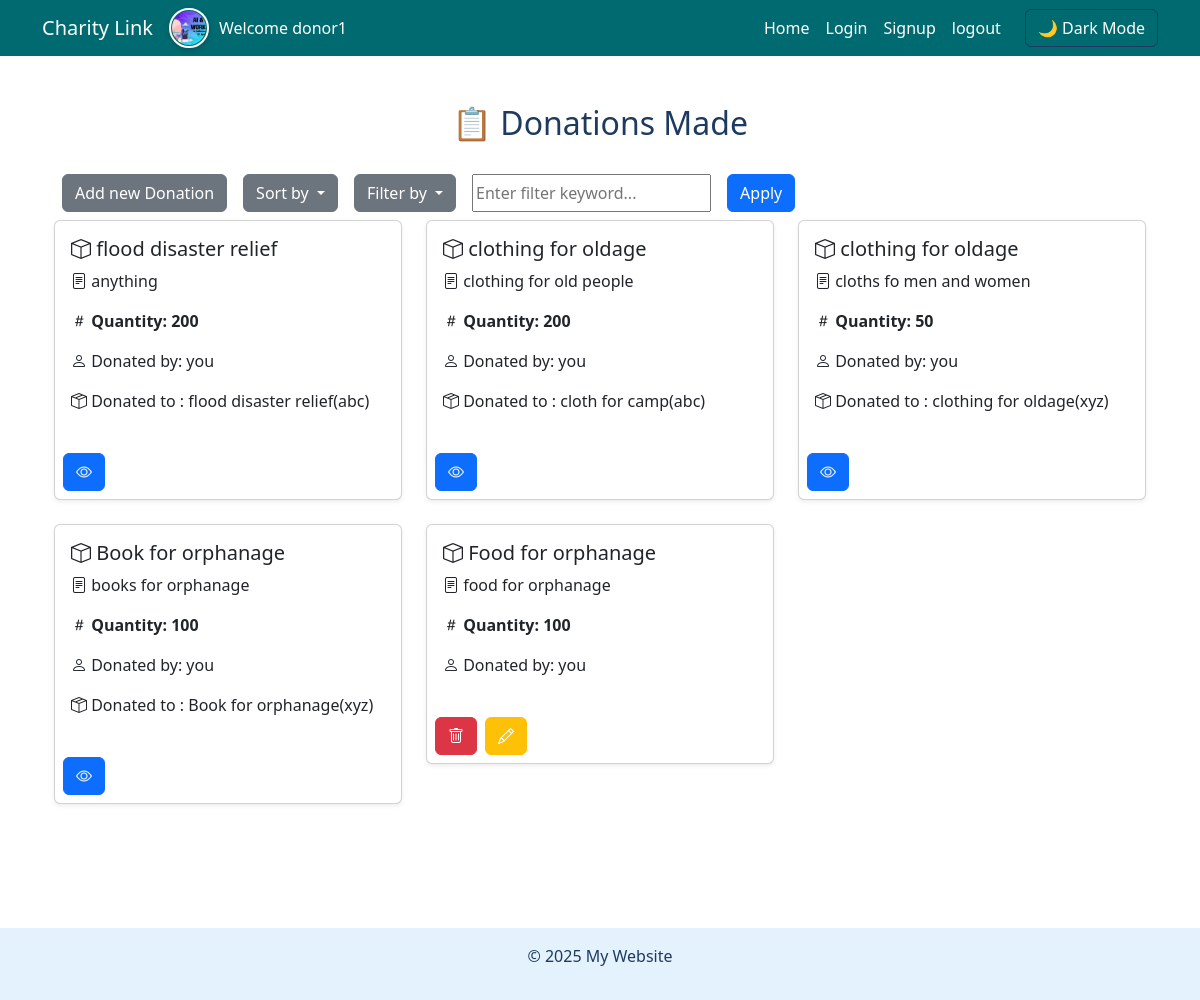
The app's page /donations/dashboard/ (signed in) with its own data.
### auth_app/models.py (models this page shows, shortened)
class CustomUser(AbstractUser):
    user_type = models.ForeignKey(UserTypes,on_delete=models.CASCADE,related_name="user_type",default=3)
    phone_number = models.CharField(max_length=15, blank=True, null=True)
    profile_picture = models.ImageField(upload_to='profile_pics/', blank=True, null=True)
    is_verified = models.BooleanField(default=False)

class Organization(models.Model):
    oid = models.AutoField(primary_key=True)
    user = models.ForeignKey(CustomUser,on_delete=models.CASCADE,related_name="user_organization")
    license = models.CharField(max_length=100)
    address = models.TextField()
    pincode = models.CharField(max_length=6)
    logisticPartner = models.ForeignKey(LogisticPartner,on_delete=models.CASCADE,related_name="organization_logistic_partner",default=1)

### donations/models.py (models this page shows, shortened)
class Donations(models.Model):
    rid = models.AutoField(primary_key=True)
    name = models.CharField(max_length=100)
    description = models.TextField()
    resource = models.ForeignKey('Organization.Resource',on_delete=models.CASCADE,related_name="request_donor")
    quantity = models.IntegerField(blank=False)
    created_by = models.ForeignKey('auth_app.CustomUser',on_delete=models.CASCADE,related_name="created_by_user")
    donated_to = models.ForeignKey('Organization.RequestResource',on_delete=models.CASCADE, related_name="donated_to_request",blank=True,null=True)
    active = models.BooleanField(default=True)

### Organization/models.py (models this page shows, shortened)
class RequestResource(models.Model):
    rid = models.AutoField(primary_key=True)
    name = models.CharField(max_length=100)
    description = models.TextField()
    resource = models.ForeignKey(Resource,on_delete=models.CASCADE,related_name="request_resource")
    quantity = models.IntegerField(blank=False)
    created_by = models.ForeignKey('auth_app.Organization',on_delete=models.CASCADE,related_name="created_by_organization")
    available_days = models.ManyToManyField(AvailableDays,blank=True)
    pic = models.ImageField(upload_to="organization/",blank=True)
    active = models.BooleanField(default=True)
    created_at = models.DateTimeField(default=timezone.now)
    logistic_partner = models.ForeignKey('auth_app.LogisticPartner',on_delete=models.CASCADE,related_name="logistic_partner_organization",blank=True,null=True)
    donated = models.ForeignKey('auth_app.Donor',on_delete=models.CASCADE,related_name="donated_by_donor",blank=True,null=True)

### donations/views.py (the view, shortened to what this page needs)
# urls.py: path("dashboard/",Dashboard,name="organization_dashboard"),
@login_required
def Dashboard(request):
    donations = Donations.objects.filter(created_by=request.user,active = True)
    sort_by = request.GET.get('sort', '')  # Get the sort option (default is empty string)
    filter_type = request.GET.get('filter_type', '')  # Get the filter type
    filter_value = request.GET.get('filter_value', '').strip()  # Get the filter value
    return render(request, 'donations/dashboard.html', {
        'donations': donations,
    })

### templates/donations/dashboard.html (shortened to what this page needs)
{% extends "base.html" %}
{% load static %}
{% block extra_css %}
    <link rel="stylesheet" href="{% static 'css/organization/dashboard.css' %}">
    <link rel="stylesheet" href="https://cdn.jsdelivr.net/npm/bootstrap-icons/font/bootstrap-icons.css">
{% endblock %}
{% block content %}
<div class="container mt-4">
    <h2 class="text-center mb-4">📋 Donations Made </h2>
    <div class="d-flex flex-direction-row justify-content-start">
        <form method="GET" class="w-100 d-flex flex-row">
            <a href="{% url 'search_requests' %}" class="btn btn-secondary m-2">Add new Donation</a>
            <div class="dropdown">
                <button class="btn btn-secondary m-2 dropdown-toggle" id="sortButton" data-bs-toggle="dropdown" aria-expanded="false">
                    Sort by
                </button>
            </div>
            <div class="dropdown">
                <button class="btn btn-secondary m-2 dropdown-toggle" id="filterTypeButton" data-bs-toggle="dropdown" aria-expanded="false">
                    Filter by
                </button>
            </div>
            <input type="text" name="filter_value" id="filterInput" class="m-2" placeholder="Enter filter keyword..." value="{{ request.GET.filter_value }}">
            <button type="submit" class="btn btn-primary m-2">Apply</button>
        </form>
    </div>
    {% if donations %}
    <div class="row">
        {% for request in donations %}
        <div class="col-md-6 col-lg-4">
            <div class="card shadow-sm mb-4">
                <div class="card-body">
                    <h5 class="card-title">
                        <i class="bi bi-box"></i> {{ request.name }}
                    </h5>
                    <p class="card-text"><i class="bi bi-file-text"></i> {{ request.description }}</p>
                    <p class="fw-bold">
                        <i class="bi bi-hash"></i> Quantity: {{ request.quantity }}
                    </p>
                    <p class="fw">
                        <i class="bi bi-person"></i> Donated by: you
                    </p>
                    {% if request.donated_to is not None %}
                        <p class="fw">
                            <i class="bi bi-box-seam" data-bs-toggle="tooltip" title="Resource Type"></i> Donated to : {{ request.donated_to.name }}({{ request.donated_to.created_by.user.username }})
                        </p>
                    {% endif %}
                </div>
                <div class="w-100 d-flex flex-row gap-2 m-2">
                    {% if request.donated_to is None %}
                        <button class="btn btn-danger" data-bs-toggle="modal" data-bs-target="#deleteModal{{ request.rid }}" data-bs-toggle="tooltip" title="Delete">
                            <i class="bi bi-trash"></i>
                        </button>
                        <a href="{% url 'request_update' request.rid %}" class="btn btn-warning" data-bs-toggle="tooltip" title="Update">
                            <i class="bi bi-pencil"></i>
                        </a>
                    {% else %}
                    <a href="" class="btn btn-primary" data-bs-toggle="tooltip" title="See status">
                        <i class="bi bi-eye"></i>
                    </a>
                    {% endif %}
                </div>
            </div>
        </div>
        {% endfor %}
    </div>
{% else %}
    <div class="alert alert-warning text-center">
        🚫 No delivery requests.
    </div>
{% endif %}
</div>
{% endblock %}

### templates/base.html (shortened to what this page needs)
{% load static %}
<!DOCTYPE html>
<html lang="en">
<head>
    <link href="https://cdn.jsdelivr.net/npm/bootstrap@5.3.0/dist/css/bootstrap.min.css" rel="stylesheet">
    <link rel="stylesheet" href="{% static 'css/base.css' %}">
    {% block extra_css %}{% endblock %}
</head>
<body class="light-mode">
    <nav class="navbar navbar-expand-lg navbar-dark bg-dark" id="navbar">
        <div class="container">
            <a class="navbar-brand" href="{% url 'home' %}">Charity Link</a>
            {% if user %}
            {% if user.profile_picture and user.profile_picture.url %}
                <img src="{{ user.profile_picture.url }}" class="navbar-profile"/>
            {% endif %}
            <a class="nav-link text-center" href="{% url 'home' %}">Welcome {{ user.username }}</a>
            {% endif %}
            <div class="collapse navbar-collapse" id="navbarNav">
                <ul class="navbar-nav ms-auto">
                    <li class="nav-item"><a class="nav-link" href="{% url 'home' %}">Home</a></li>
                    <li class="nav-item"><a class="nav-link" href="{% url 'auth_login' %}">Login</a></li>
                    <li class="nav-item" >
                        <button class=" nav-link" data-bs-toggle="modal" data-bs-target="#signupModal">
                            Signup
                        </button>
                    </li>
                    <li class="nav-item"><a class="nav-link" href="{% url 'logout' %}">logout</a></li>
                </ul>
                <button class="btn btn-outline-light ms-3" id="theme-toggle">
                    🌙 Dark Mode
                </button>
            </div>
        </div>
    </nav>
    <div class="container container-height mt-4">
        {% block content %}{% endblock %}
    </div>
    <div class="position-fixed bottom-0 end-0 p-3" style="z-index: 1050">
    </div>
    <footer class="text-center mt-5 py-3 bg-light text-dark position-relative" id="footer">
        <p>&copy; 2025 My Website</p>
    </footer>
</body>
</html>

### static/css/base.css (style rules this page uses)
.light-mode { background-color: #FFFFFF; color: #1E3A5F; }
.light-mode .navbar { background-color: #006A71 !important; color: #1E3A5F; }
.light-mode footer { background-color: #E3F2FD !important; color: #1E3A5F !important; }
.container-height { min-height: 100vh; height: auto; display: flex; flex-direction: column; justify-content: start; align-items: center; }
.light-mode .navbar .nav-link { color: #fff !important; }
.light-mode .btn-outline-light { color: #fff !important; border-color: #1E3A5F !important; }
.light-mode .navbar-brand { color: #fff !important; }
* { scrollbar-width: thin; scrollbar-color: #888 #f1f1f1; }
body { -ms-overflow-style: scrollbar; }
.navbar-profile { width: 40px; height: 40px; border-radius: 50%; padding: 1px; margin-right: 10px; object-fit: cover; border: 2px solid #fff; box-shadow: 0px 2px 5px rgba(0, 0, 0, 0.2); }

### static/css/organization/dashboard.css (style rules this page uses)
.btn-warning { background-color: #ffc107; color: white; }

### records on screen
Donations: name "flood disaster relief", description "anything", quantity "200", donated_to.name "flood disaster relief", donated_to.created_by.user.username "abc"
Donations: name "clothing for oldage", description "clothing for old people", quantity "200", donated_to.name "cloth for camp", donated_to.created_by.user.username "abc"
Donations: name "clothing for oldage", description "cloths fo men and women", quantity "50", donated_to.name "clothing for oldage", donated_to.created_by.user.username "xyz"
Donations: name "Book for orphanage", description "books for orphanage", quantity "100", donated_to.name "Book for orphanage", donated_to.created_by.user.username "xyz"
Donations: name "Food for orphanage", description "food for orphanage", quantity "100"

### other values on screen
{{ user.username }} "donor1"
